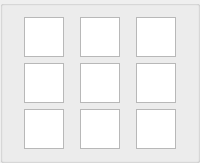
          <widget class="QGroupBox" name="majCell_01">
           <layout class="QGridLayout" name="majCell_1">
            <item row="0" column="0">
             <widget class="QTextEdit" name="cell_0_3">
              <property name="sizePolicy">
               <sizepolicy hsizetype="Maximum" vsizetype="Maximum">
                <horstretch>0</horstretch>
                <verstretch>0</verstretch>
               </sizepolicy>
              </property>
              <property name="maximumSize">
               <size>
                <width>40</width>
                <height>40</height>
               </size>
              </property>
             </widget>
            </item>
            <item row="0" column="1">
             <widget class="QTextEdit" name="cell_0_4">
              <property name="sizePolicy">
               <sizepolicy hsizetype="Maximum" vsizetype="Maximum">
                <horstretch>0</horstretch>
                <verstretch>0</verstretch>
               </sizepolicy>
              </property>
              <property name="maximumSize">
               <size>
                <width>40</width>
                <height>40</height>
               </size>
              </property>
             </widget>
            </item>
            <item row="0" column="2">
             <widget class="QTextEdit" name="cell_0_5">
              <property name="sizePolicy">
               <sizepolicy hsizetype="Maximum" vsizetype="Maximum">
                <horstretch>0</horstretch>
                <verstretch>0</verstretch>
               </sizepolicy>
              </property>
              <property name="maximumSize">
               <size>
                <width>40</width>
                <height>40</height>
               </size>
              </property>
             </widget>
            </item>
            <item row="1" column="0">
             <widget class="QTextEdit" name="cell_1_3">
              <property name="sizePolicy">
               <sizepolicy hsizetype="Maximum" vsizetype="Maximum">
                <horstretch>0</horstretch>
                <verstretch>0</verstretch>
               </sizepolicy>
              </property>
              <property name="maximumSize">
               <size>
                <width>40</width>
                <height>40</height>
               </size>
              </property>
             </widget>
            </item>
            <item row="1" column="1">
             <widget class="QTextEdit" name="cell_1_4">
              <property name="sizePolicy">
               <sizepolicy hsizetype="Maximum" vsizetype="Maximum">
                <horstretch>0</horstretch>
                <verstretch>0</verstretch>
               </sizepolicy>
              </property>
              <property name="maximumSize">
               <size>
                <width>40</width>
                <height>40</height>
               </size>
              </property>
             </widget>
            </item>
            <item row="1" column="2">
             <widget class="QTextEdit" name="cell_1_5">
              <property name="sizePolicy">
               <sizepolicy hsizetype="Maximum" vsizetype="Maximum">
                <horstretch>0</horstretch>
                <verstretch>0</verstretch>
               </sizepolicy>
              </property>
              <property name="maximumSize">
               <size>
                <width>40</width>
                <height>40</height>
               </size>
              </property>
             </widget>
            </item>
            <item row="2" column="0">
             <widget class="QTextEdit" name="cell_2_3">
              <property name="sizePolicy">
               <sizepolicy hsizetype="Maximum" vsizetype="Maximum">
                <horstretch>0</horstretch>
                <verstretch>0</verstretch>
               </sizepolicy>
              </property>
              <property name="maximumSize">
               <size>
                <width>40</width>
                <height>40</height>
               </size>
              </property>
             </widget>
            </item>
            <item row="2" column="1">
             <widget class="QTextEdit" name="cell_2_4">
              <property name="sizePolicy">
               <sizepolicy hsizetype="Maximum" vsizetype="Maximum">
                <horstretch>0</horstretch>
                <verstretch>0</verstretch>
               </sizepolicy>
              </property>
              <property name="maximumSize">
               <size>
                <width>40</width>
                <height>40</height>
               </size>
              </property>
             </widget>
            </item>
            <item row="2" column="2">
             <widget class="QTextEdit" name="cell_2_5">
              <property name="sizePolicy">
               <sizepolicy hsizetype="Maximum" vsizetype="Maximum">
                <horstretch>0</horstretch>
                <verstretch>0</verstretch>
               </sizepolicy>
              </property>
              <property name="maximumSize">
               <size>
                <width>40</width>
                <height>40</height>
               </size>
              </property>
             </widget>
            </item>
           </layout>
          </widget>
